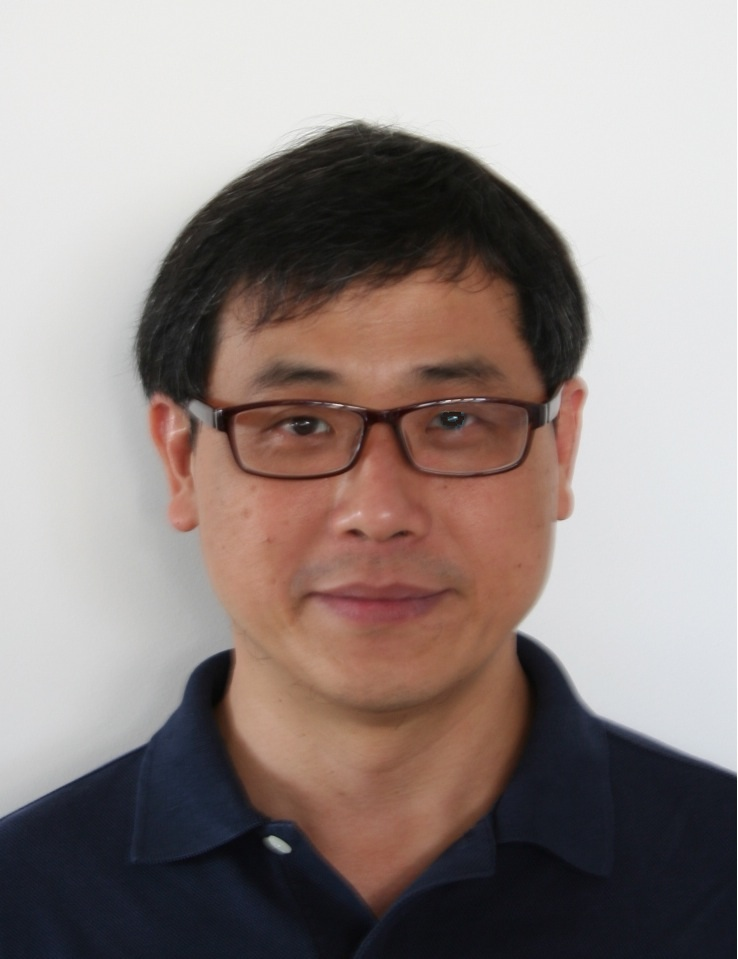
#> input picture src/ntk.jpg, 738 x 959 px
$ python -i emotion_utils.py   (imports and definitions only)
#> lines starting #> are read from the running program, lines starting #| are printed output that depends on the picture
#> further down, picture is the input picture: shape (959, 738, 3); mean B, G, R 133.9, 137.2, 149
import cv2
import numpy as np
from PIL import Image
import numpy as np
import math

def nparray_as_image(nparray, mode='RGB'):
    """
    Converts numpy's array of image to PIL's Image.
    :param nparray: Numpy's array of image.
    :param mode: Mode of the conversion. Defaults to 'RGB'.
    :return: PIL's Image containing the image.
    """
    return Image.fromarray(np.asarray(np.clip(nparray, 0, 255), dtype='uint8'), mode)

faceDet = cv2.CascadeClassifier("haarcascade_frontalface_default.xml")
faceDet2 = cv2.CascadeClassifier("haarcascade_frontalface_alt2.xml")
faceDet3 = cv2.CascadeClassifier("haarcascade_frontalface_alt.xml")
faceDet4 = cv2.CascadeClassifier("haarcascade_frontalface_alt_tree.xml")

def detect_face(frame):
        gray = cv2.cvtColor(frame, cv2.COLOR_BGR2GRAY) #Convert image to grayscale
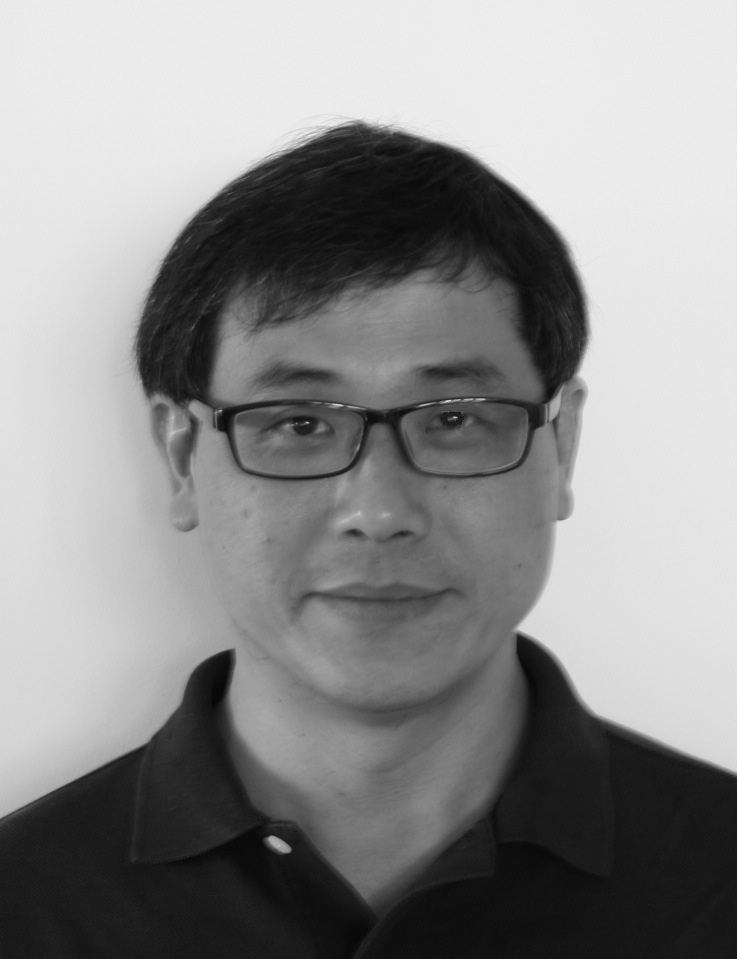
#> gray: shape (959, 738); min 7, max 255, mean 140.4

        #Detect face using 4 different classifiers
        face = faceDet.detectMultiScale(gray, scaleFactor=1.1, minNeighbors=10, minSize=(5, 5), flags=cv2.CASCADE_SCALE_IMAGE)
#> face = [[150, 249, 456, 456]]
        face2 = faceDet2.detectMultiScale(gray, scaleFactor=1.1, minNeighbors=10, minSize=(5, 5), flags=cv2.CASCADE_SCALE_IMAGE)
#> face2 = [[118, 227, 514, 514]]
        face3 = faceDet3.detectMultiScale(gray, scaleFactor=1.1, minNeighbors=10, minSize=(5, 5), flags=cv2.CASCADE_SCALE_IMAGE)
#> face3 = [[130, 235, 491, 491]]
        face4 = faceDet4.detectMultiScale(gray, scaleFactor=1.1, minNeighbors=10, minSize=(5, 5), flags=cv2.CASCADE_SCALE_IMAGE)
#> face4 = ()

        #Go over detected faces, stop at first detected face, return empty if no face.
        if len(face) == 1:
            facefeatures = face
#> facefeatures = [[150, 249, 456, 456]]
        elif len(face2) == 1:
            facefeatures = face2
        elif len(face3) == 1:
            facefeatures = face3
        elif len(face4) == 1:
            facefeatures = face4
        else:
            facefeatures = None

        if facefeatures is None:
            return None, None
        #Cut and save face
        for (x, y, w, h) in facefeatures: #get coordinates and size of rectangle containing face
            # print ("face found in file: %s" %f)
            gray = gray[y:y+h, x:x+w] #Cut the frame to size

            try:
                out = cv2.resize(gray, (350, 350)) #Resize face so all images have same size
                return (out, (x, y, w, h))
            except:
               pass #If error, pass file
#> this loop made 1 pass
#> pass 1, in detect_face, `gray = gray[y:y+h, x:x+w]`:
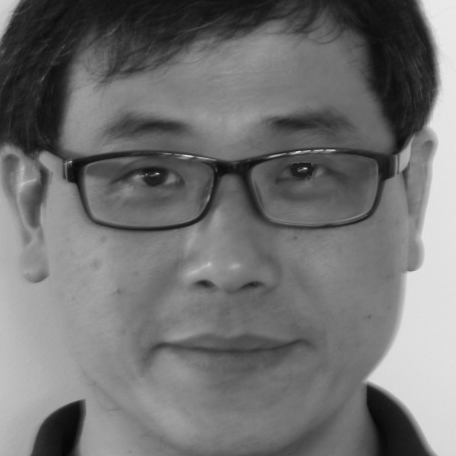
#> gray: shape (456, 456); min 7, max 235, mean 113.7

>>> import cv2
>>> picture = cv2.imread('../../src/ntk.jpg')
>>> result = detect_face(picture)

$ run again, on src/taylor-swift-face.jpg
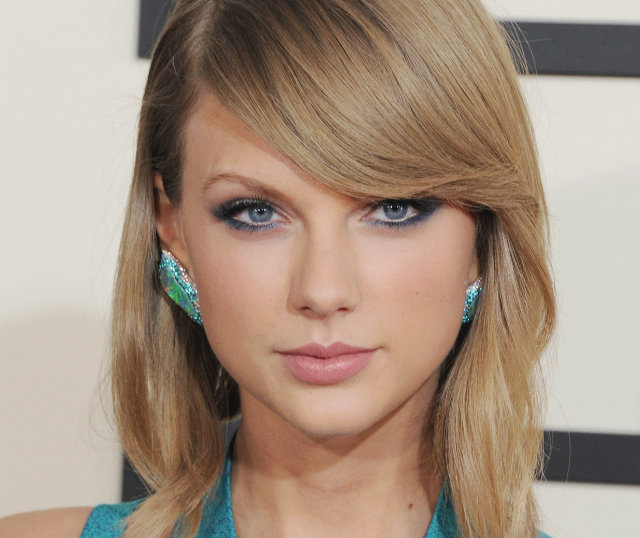
#> input picture src/taylor-swift-face.jpg, 640 x 538 px
#> picture is the input picture: shape (538, 640, 3); mean B, G, R 129.2, 146, 166.6
#> in detect_face, `gray = cv2.cvtColor(frame, cv2.COLOR_BGR2GRAY)`:
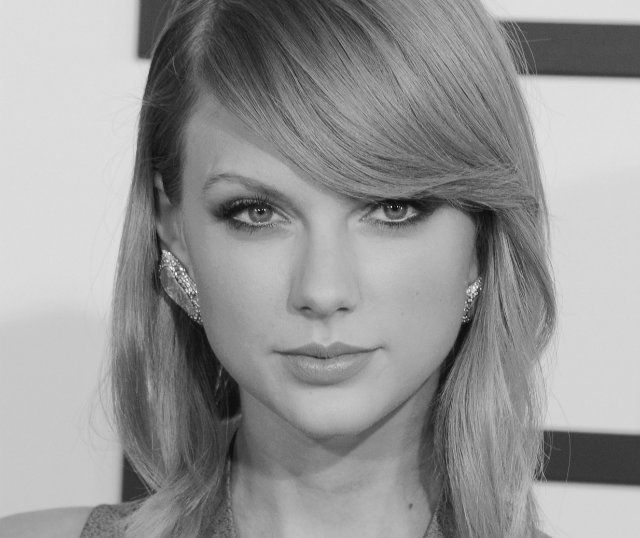
#> gray: shape (538, 640); min 5, max 250, mean 150.2
#> face = [[141, 82, 357, 357]]
#> face2 = [[138, 75, 364, 364]]
#> face3 = [[145, 82, 353, 353]]
#> face4 = ()
#> facefeatures = [[141, 82, 357, 357]]
#> the loop in detect_face, `for (x, y, w, h) in facefeatures: #get coordinates and size of rectang..` made 1 pass
#> pass 1, in detect_face, `gray = gray[y:y+h, x:x+w]`:
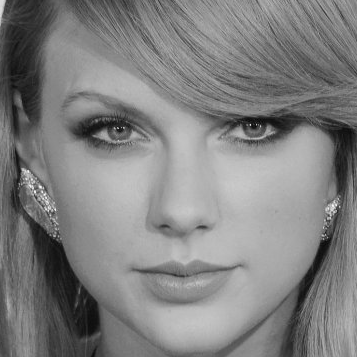
#> gray: shape (357, 357); min 5, max 250, mean 128.5
